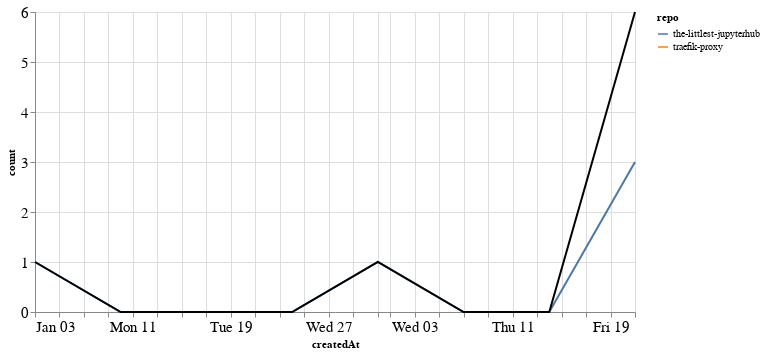

Write notebook code for a chart like this one.
### Markdown cell above
### Comments

### Code cell
comments_time = comments.groupby('repo').resample('W', on='createdAt').count()['author'].reset_index()
comments_time = comments_time.rename(columns={'author': 'count'})
comments_time_total = comments_time.groupby('createdAt').agg({"count": "sum"}).reset_index()
ch1 = alt.Chart(comments_time, width=600).mark_line().encode(
    x='createdAt',
    y='count',
    color='repo',
    tooltip="repo"
)

ch2 = alt.Chart(comments_time_total, width=600).mark_line(color="black").encode(
    x='createdAt',
    y='count',
)

ch1 + ch2

### Figure 1 — Vega-Lite specification as saved in the notebook (floating-point values rounded to 4 significant figures)
{"config": {"axisLeft": {"labelFontSize": 15}, "axisBottom": {"labelFontSize": 15}}, "layer": [{"data": {"name": "data-994579416b581b1706f6e6cd820e4e5b"}, "mark": "line", "encoding": {"color": {"type": "nominal", "field": "repo"}, "tooltip": {"type": "nominal", "field": "repo"}, "x": {"type": "temporal", "field": "createdAt"}, "y": {"type": "quantitative", "field": "count"}}, "width": 600}, {"data": {"name": "data-b6c67d55b9b5c8dbbf46e2b3696a1f03"}, "mark": {"type": "line", "color": "black"}, "encoding": {"x": {"type": "temporal", "field": "createdAt"}, "y": {"type": "quantitative", "field": "count"}}, "width": 600}], "$schema": "https://vega.github.io/schema/vega-lite/v4.8.1.json", "datasets": {"data-994579416b581b1706f6e6cd820e4e5b": [{"repo": "the-littlest-jupyterhub", "createdAt": "2021-01-03T00:00:00", "count": 1}, {"repo": "the-littlest-jupyterhub", "createdAt": "2021-01-10T00:00:00", "count": 0}, {"repo": "the-littlest-jupyterhub", "createdAt": "2021-01-17T00:00:00", "count": 0}, {"repo": "the-littlest-jupyterhub", "createdAt": "2021-01-24T00:00:00", "count": 0}, {"repo": "the-littlest-jupyterhub", "createdAt": "2021-01-31T00:00:00", "count": 1}, {"repo": "the-littlest-jupyterhub", "createdAt": "2021-02-07T00:00:00", "count": 0}, {"repo": "the-littlest-jupyterhub", "createdAt": "2021-02-14T00:00:00", "count": 0}, {"repo": "the-littlest-jupyterhub", "createdAt": "2021-02-21T00:00:00", "count": 3}, {"repo": "traefik-proxy", "createdAt": "2021-02-21T00:00:00", "count": 3}], "data-b6c67d55b9b5c8dbbf46e2b3696a1f03": [{"createdAt": "2021-01-03T00:00:00", "count": 1}, {"createdAt": "2021-01-10T00:00:00", "count": 0}, {"createdAt": "2021-01-17T00:00:00", "count": 0}, {"createdAt": "2021-01-24T00:00:00", "count": 0}, {"createdAt": "2021-01-31T00:00:00", "count": 1}, {"createdAt": "2021-02-07T00:00:00", "count": 0}, {"createdAt": "2021-02-14T00:00:00", "count": 0}, {"createdAt": "2021-02-21T00:00:00", "count": 6}]}}
